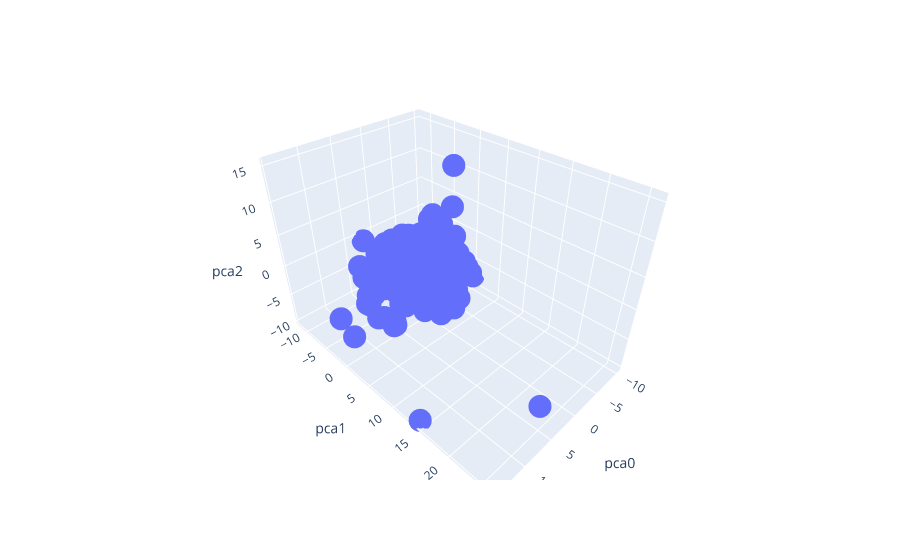

Notebook source saved alongside this figure:
### Markdown cell above
#### Visualising 3D relationships (3 PCs)

### Code cell
fig = px.scatter_3d(principal_components_tables["3-components"], x='pca0', y='pca1', z='pca2')
fig.show()

### Figure 1 — Plotly figure (JSON) as saved in the notebook; plotly's stock layout.template omitted (floating-point values rounded to 4 significant figures; data arrays with more than 128 entries replaced by an {"elided": "..."} marker saying what was removed)
{"data": [{"hovertemplate": "pca0=%{x}<br>pca1=%{y}<br>pca2=%{z}<extra></extra>", "legendgroup": "", "marker": {"color": "#636efa", "symbol": "circle"}, "mode": "markers", "name": "", "scene": "scene", "showlegend": false, "type": "scatter3d", "x": {"elided": "528 float values"}, "y": {"elided": "528 float values"}, "z": {"elided": "528 float values"}}], "layout": {"legend": {"tracegroupgap": 0}, "margin": {"t": 60}, "scene": {"domain": {"x": [0, 1], "y": [0, 1]}, "xaxis": {"title": {"text": "pca0"}}, "yaxis": {"title": {"text": "pca1"}}, "zaxis": {"title": {"text": "pca2"}}}}}
